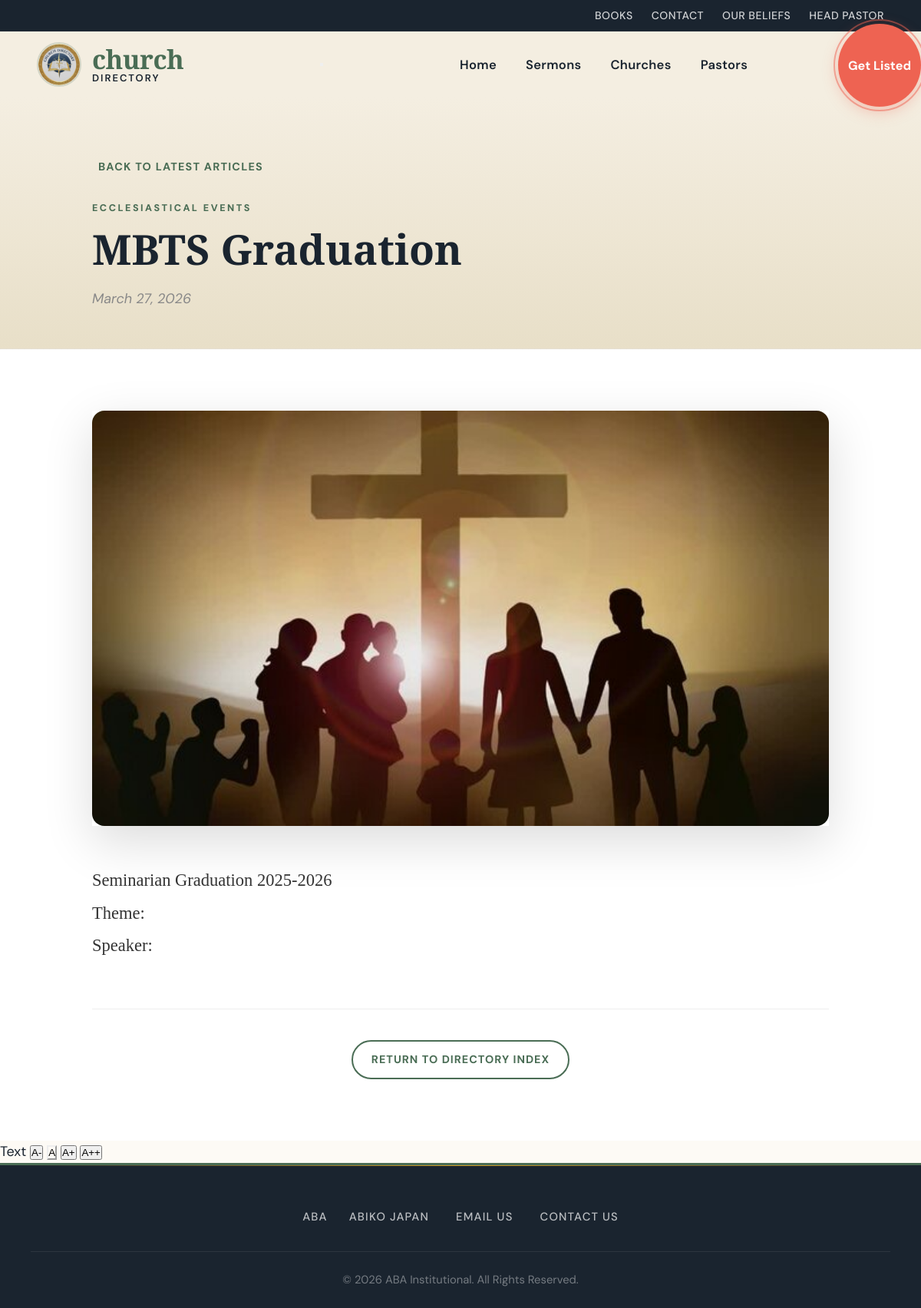
Page /article.php?id=2 on the committed database.
### tables this page shows
CREATE TABLE `events` (
  `id` int(11) NOT NULL,
  `title` varchar(255) NOT NULL,
  `date` date NOT NULL,
  `description` text NOT NULL,
  `image` varchar(255) DEFAULT NULL
);

### article.php (the view, shortened to what this page needs)
<?php
include 'header.php';
include 'config.php';
$id = isset($_GET['id']) ? (int)$_GET['id'] : 0;
$stmt = $mysqli->prepare("SELECT * FROM events WHERE id = ?");
$stmt->bind_param("i", $id);
$stmt->execute();
$result = $stmt->get_result();
$event = $result->fetch_assoc();
?>
<section class="article-hero">
    <div class="article-hero-inner">
        <a href="index.php" class="aba-back-link">
            <i class="fas fa-arrow-left"></i> Back to Latest Articles
        </a>
        <?php if($event): ?>
            <span class="category-eyebrow">Ecclesiastical Events</span>
            <h1><?php echo htmlspecialchars($event['title']); ?></h1>
            <div class="article-meta">
                <span class="meta-date">
                    <?php echo date("F j, Y", strtotime($event['date'])); ?>
                </span>
            </div>
        <?php endif; ?>
    </div>
</section>
<section class="article-body-container">
    <div class="article-content-wrapper">
        <?php if($event): ?>
            <?php if(!empty($event['image'])): ?>
                <div class="article-featured-image">
                    <img src="<?php echo $event['image']; ?>" alt="<?php echo htmlspecialchars($event['title']); ?>">
                </div>
            <?php endif; ?>
            <div class="article-narrative">
                <?php echo nl2br(htmlspecialchars($event['description'])); ?>
            </div>
            <div class="article-footer-nav">
                <a href="index.php" class="aba-btn-outline">Return to Directory Index</a>
            </div>
        <?php endif; ?>
    </div>
</section>
<?php include 'footer.php'; ?>

### css/base.css (style rules this page uses)
* { margin: 0; padding: 0; box-sizing: border-box; }
:root { --aba-dark: #1a242f; --aba-cream: #f4eee1; --aba-accent: #ee6352; --aba-green: #4a6d55; --aba-gold: #D6A229; --aba-white: #ffffff; --aba-navy: #0B1F3F; --surface: #fdfaf5; --surface-alt: #f7f3ec; --border-soft: rgba(74,109,85,0.15); --text-muted: #6b7280; --shadow-sm: 0 2px 8px rgba(0,0,0,0.06); --shadow-md: 0 8px 28px rgba(0,0,0,0.10); --shadow-lg: 0 20px 60px rgba(0,0,0,0.14); --radius-card: 16px; --radius-pill: 100px; --transition: all 0.28s cubic-bezier(0.25,1,0.5,1); }
html, body { overflow-x: hidden; width: 100%; min-height: 100vh; display: flex; flex-direction: column; scroll-behavior: smooth; }
body { font-family: 'DM Sans', sans-serif; background: var(--surface); color: var(--aba-dark); line-height: 1.6; }
h1, h2, h3, h4, h5, h6 { font-family: 'Cormorant Garamond', serif; line-height: 1.15; color: var(--aba-dark); }
h1 { font-size: 3.6rem; font-weight: 700; }

### css/components.css (style rules this page uses)
.article-hero { background: linear-gradient(to bottom, var(--aba-cream), #e8dfc8); padding: 70px 10% 50px; border-bottom: 1px solid rgba(0,0,0,0.06); }
.article-hero-inner { max-width: 1000px; margin: 0 auto; }
.aba-back-link { display: inline-flex; align-items: center; gap: 8px; color: var(--aba-green); text-decoration: none; font-weight: 700; font-size: 0.8rem; text-transform: uppercase; letter-spacing: 1.2px; margin-bottom: 32px; transition: color 0.2s; }
.article-hero h1 { font-family: 'Cormorant Garamond', serif; font-size: 3rem; color: var(--aba-dark); margin: 10px 0 20px; line-height: 1.15; }
.article-meta { color: #888; font-style: italic; font-size: 1rem; }
.article-body-container { padding: 80px 10%; background: var(--aba-white); }
.article-content-wrapper { max-width: 1000px; margin: 0 auto; }
.article-featured-image { width: 100%; margin-bottom: 50px; box-shadow: var(--shadow-lg); }
.article-featured-image img { width: 100%; height: auto; border-radius: var(--radius-card); display: block; }
.article-narrative { font-family: 'Cormorant Garamond', serif; font-size: 1.25rem; line-height: 1.9; color: #333; margin-bottom: 60px; }
.article-footer-nav { border-top: 1px solid #eee; padding-top: 40px; text-align: center; }
.aba-btn-outline { display: inline-block; padding: 13px 30px; border: 2px solid var(--aba-green); color: var(--aba-green); text-decoration: none; font-weight: 700; text-transform: uppercase; font-size: 0.82rem; letter-spacing: 1px; border-radius: var(--radius-pill); transition: var(--transition); }

### css/church_finder.css (style rules this page uses)
:root { --aba-dark: #1a242f; --aba-cream: #f4eee1; --aba-accent: #ee6352; --aba-green: #4a6d55; --aba-white: #ffffff; }

### css/pastors.css (style rules this page uses)
.category-eyebrow { font-size: 0.7rem; font-weight: 800; color: var(--aba-green); letter-spacing: 2.5px; text-transform: uppercase; display: block; margin-bottom: 12px; position: relative; z-index: 1; }

### css/contact.css (style rules this page uses)
.category-eyebrow { font-size: 0.7rem; font-weight: 800; color: var(--aba-green); letter-spacing: 2.5px; text-transform: uppercase; display: block; margin-bottom: 12px; position: relative; z-index: 1; }

### css/books.css (style rules this page uses)
.category-eyebrow { font-size: 0.7rem; font-weight: 800; color: var(--aba-green); letter-spacing: 2.5px; text-transform: uppercase; display: block; margin-bottom: 12px; position: relative; z-index: 1; }

### css/beliefs.css (style rules this page uses)
.category-eyebrow { font-size: 0.7rem; font-weight: 800; color: var(--aba-green); letter-spacing: 2.5px; text-transform: uppercase; display: block; margin-bottom: 15px; position: relative; z-index: 1; }
.aba-btn-outline { background: transparent; border: 2px solid var(--aba-green); color: var(--aba-green); padding: 12px 24px; border-radius: var(--radius-pill, 100px); font-weight: 700; text-transform: uppercase; font-size: 0.8rem; letter-spacing: 1px; cursor: pointer; display: inline-flex; align-items: center; gap: 8px; transition: all 0.25s ease; }

### css/project.css (style rules this page uses)
.category-eyebrow { font-size: 0.72rem; font-weight: 800; color: var(--aba-green); letter-spacing: 2.5px; text-transform: uppercase; display: block; margin-bottom: 12px; }

### css/pastor_view.css (style rules this page uses)
.category-eyebrow { font-size: 0.7rem; font-weight: 800; color: var(--aba-green); letter-spacing: 2.5px; text-transform: uppercase; }

### css/church_view.css (style rules this page uses)
.category-eyebrow { font-size: 0.7rem; font-weight: 800; color: var(--aba-green); letter-spacing: 2.5px; text-transform: uppercase; }

### rows in the picture
events: title "MBTS Graduation", date "March 27, 2026", image (picture), description "Seminarian Graduation 2025-2026 Theme: Speaker:"
